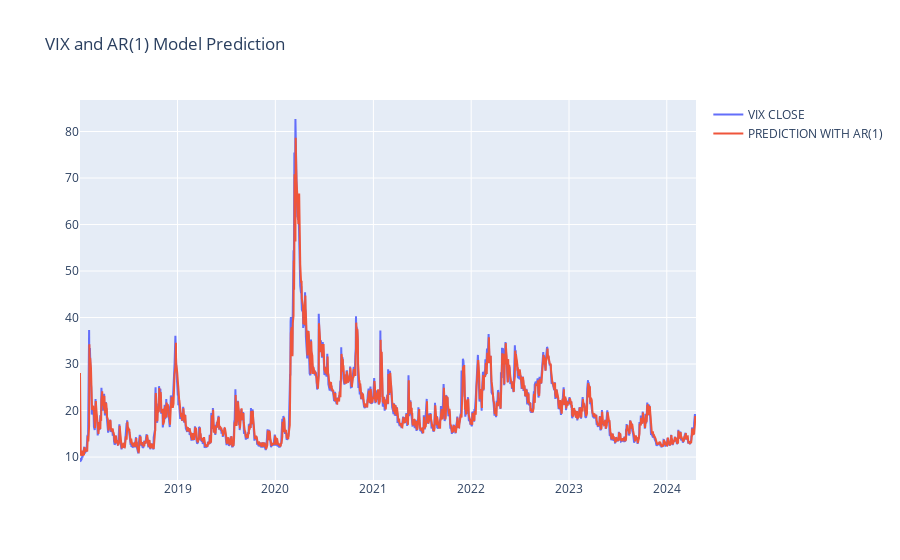

The notebook cell saved with this chart:
### Code cell
fig = go.Figure()
fig.add_trace(
    go.Scatter(
        x=df_vix_test.index, y=df_vix_test["close"], mode="lines", name="VIX CLOSE"
    )
)
fig.add_trace(
    go.Scatter(
        x=df_vix_test.index, y=prediction, mode="lines", name="PREDICTION WITH AR(1)"
    )
)
fig.update_layout(title="VIX and AR(1) Model Prediction")
fig.show()

### Figure 1 — Plotly figure (JSON) as saved in the notebook; plotly's stock layout.template omitted (floating-point values rounded to 4 significant figures; data arrays with more than 128 entries replaced by an {"elided": "..."} marker saying what was removed)
{"data": [{"mode": "lines", "name": "VIX CLOSE", "type": "scatter", "x": {"elided": "1585 str values"}, "y": {"elided": "1585 float values"}}, {"mode": "lines", "name": "PREDICTION WITH AR(1)", "type": "scatter", "x": {"elided": "1585 str values"}, "y": {"elided": "1585 float values"}}], "layout": {"title": {"text": "VIX and AR(1) Model Prediction"}}}
